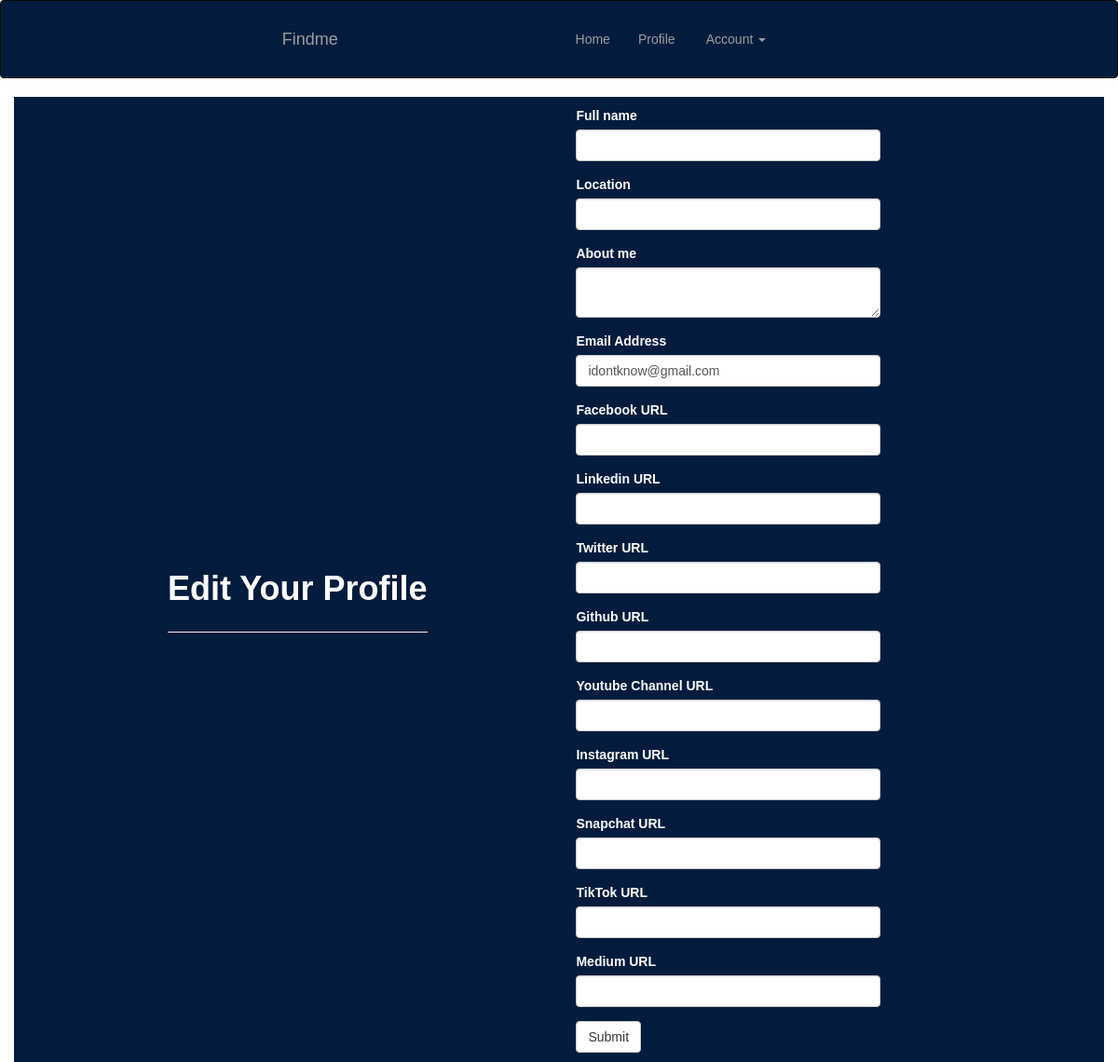
/edit-profile (signed in), run on an earlier commit of the app's database.
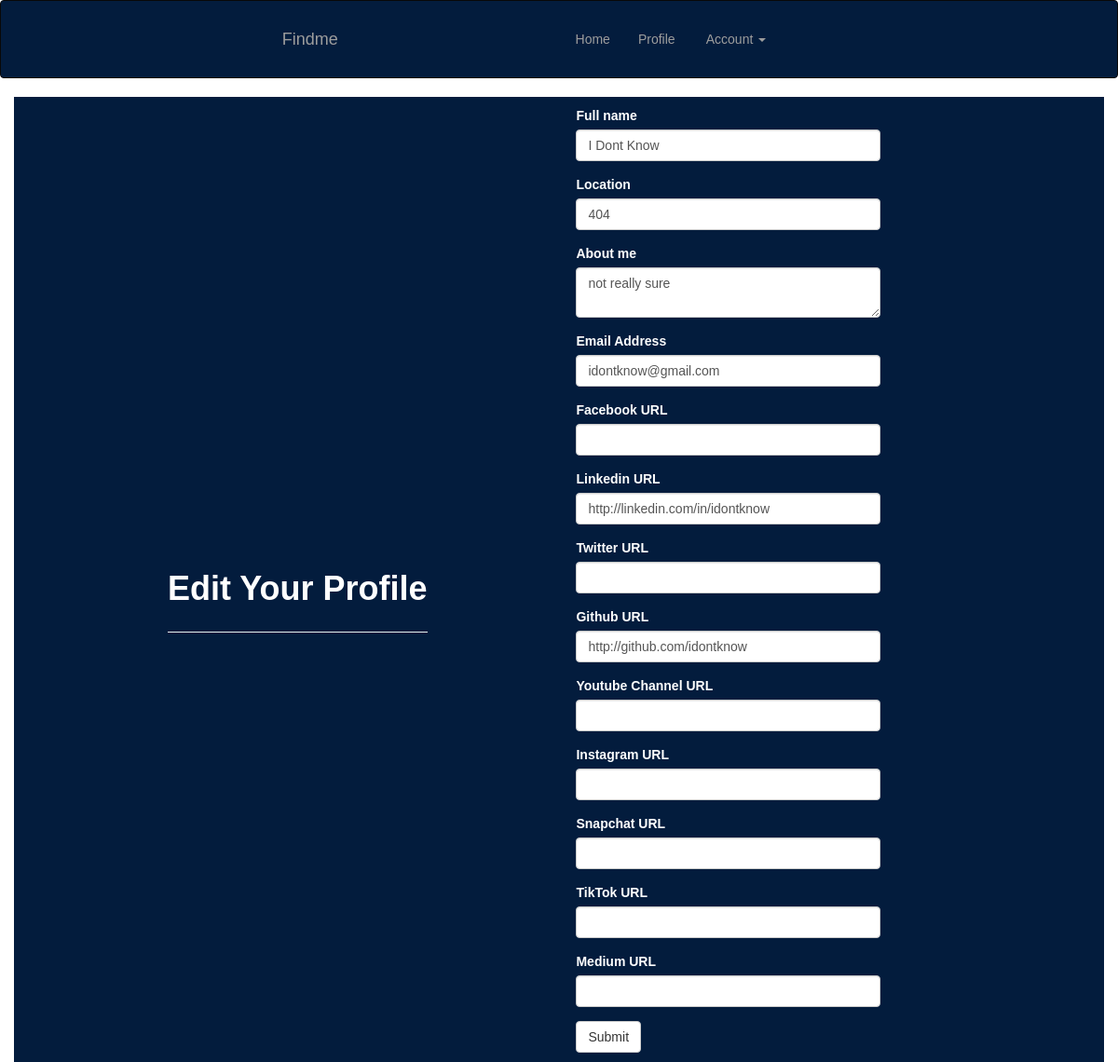
And on a later commit of the database.
### app/models.py (models this page shows, shortened)
class User(UserMixin, db.Model):
    __tablename__ = 'users'
    id = db.Column(db.Integer, primary_key=True)
    email = db.Column(db.String(64), unique=True, index=True)
    username = db.Column(db.String(64), unique=True, index=True)
    role_id = db.Column(db.Integer, db.ForeignKey('roles.id'))
    password_hash = db.Column(db.String(128))
    name = db.Column(db.String(64))
    location = db.Column(db.String(64))
    about_me = db.Column(db.Text())
    member_since = db.Column(db.DateTime(), default=datetime.utcnow)
    last_seen = db.Column(db.DateTime(), default=datetime.utcnow)
    avatar_hash = db.Column(db.String(32))
    profile_picture = db.Column(db.LargeBinary)
    phone_number = db.Column(db.String(11))
    facebook = db.Column(db.String(100))
    linkedin = db.Column(db.String(100))
    twitter = db.Column(db.String(100))
    github = db.Column(db.String(100))
    youtube = db.Column(db.String(100))
    instagram = db.Column(db.String(100))
    snapchat = db.Column(db.String(100))
    tiktok = db.Column(db.String(100))
    medium = db.Column(db.String(100))
    @property
    def password(self):
        raise AttributeError('password is not a readable attribute')

### app/main/views.py (the view, shortened to what this page needs)
@main.route('/edit-profile', methods=['GET', 'POST'])
@login_required
def edit_profile():
    form = EditProfileForm()
    form.name.data = current_user.name
    form.location.data = current_user.location
    form.about_me.data = current_user.about_me
    form.email.data = current_user.email
    form.facebook.data = current_user.facebook
    form.linkedin.data = current_user.linkedin
    form.github.data = current_user.github
    form.youtube.data = current_user.youtube
    form.twitter.data = current_user.twitter
    form.instagram.data = current_user.instagram
    form.snapchat.data = current_user.snapchat
    form.medium.data = current_user.medium
    form.tiktok.data = current_user.tiktok
    return render_template('edit_profile.html', form=form)

### app/main/forms.py
class EditProfileForm(FlaskForm):
    name = StringField('Full name', validators=[Length(0, 100)])
    location = StringField('Location', validators=[Length(0, 64)])
    about_me = TextAreaField('About me')
    email = StringField('Email Address')
    facebook = StringField('Facebook URL')
    linkedin = StringField('Linkedin URL')
    twitter = StringField('Twitter URL')
    github = StringField('Github URL')
    youtube = StringField('Youtube Channel URL')
    instagram = StringField('Instagram URL')
    snapchat = StringField('Snapchat  URL')
    tiktok = StringField('TikTok URL')
    medium = StringField('Medium URL')
    submit = SubmitField('Submit')

### app/main/__init__.py (called while the page is built)
@main.app_context_processor
def inject_permissions():
    return dict(Permission=Permission)

### app/models.py (called while the page is built)
@login_manager.user_loader
def load_user(user_id):
    return User.query.get(int(user_id))

### app/templates/edit_profile.html (shortened to what this page needs)
{% extends "base.html" %}
{% import "bootstrap/wtf.html" as wtf %}
{% block page_content %}
<div class="page-header">
    <h1>Edit Your Profile</h1>
</div>
<div class="col-md-4">
    {{ wtf.quick_form(form) }}
</div>
{% endblock %}

### app/templates/base.html (shortened to what this page needs)
{% extends "bootstrap/base.html" %}
{% block head %}
{{ super() }}
<link rel="stylesheet" type="text/css" href="{{ url_for('static', filename='styles.css') }}">
{% endblock %}
{% block navbar %}
<div class="navbar navbar-inverse" role="navigation">
    <div class="container">
        <div class="navbar-header">
            <a class="navbar-brand" href="{{ url_for('main.index') }}">Findme</a>
        </div>
        <div class="navbar-collapse collapse">
            <ul class="nav navbar-nav">
                <li><a href="{{ url_for('main.home') }}">Home</a></li>
		{% if current_user.is_authenticated %}
                <li><a href="{{ url_for('main.user', username=current_user.username) }}">Profile</a></li>
                {% endif %}
            </ul>
	    <ul class="nav navbar-nav navbar-right">
                {% if current_user.is_authenticated %}
		<li class="dropdown">
		    <a href="#" class="dropdown-toggle" data-toggle="dropdown">
                        <img src=""> Account <b class="caret"></b>
		    </a>
                </li>
                {% else %}
                <li><a href="{{ url_for('auth.login') }}">Log In</a></li>
                {% endif %}
            </ul>
        </div>
    </div>
</div>
{% endblock %}
{% block content %}
<div class="container">
	{% block page_content %}{% endblock %}
</div>
{% endblock %}

### app/static/styles.css (style rules this page uses)
* { margin: 0; padding: 0; font-family: 'Poppins', sans-serif; box-sizing: border-box; }
body { background-color: #fff; }
a { text-decoration: none; color: #f2f2f2; }
h1 { font-weight: bold; font-size: 36px; line-height: 54px; color: #fff; }
label { font-weight: bold; font-size: 14px; line-height: 20px; color: #fff; }
.navbar { display: flex; align-items: center; justify-content: space-evenly; background: rgb(3, 28, 61); padding: 6px 6%; position: relative; top: 0; z-index: 100; }
.container { position: relative; background-color: rgb(3, 28, 61); padding: 10px 20px; padding-right: 80px; display: flex; flex-direction: row; align-items: center; justify-content: space-between; }

What changed in the data, as far as the page shows it:
changed User "idontknow@gmail.com": name (not shown) → "I Dont Know"; location (not shown) → "404"; about_me (not shown) → "not really sure"; linkedin (not shown) → "http://linkedin.com/in/idontknow"; github (not shown) → "http://github.com/idontknow"
